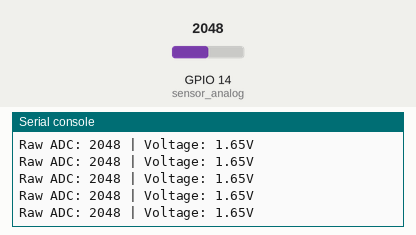
A program run on a simulated ESP32 board running MicroPython. Shown: the last lines printed to the serial console. The test bench sets the inputs (shaded band); at power-on: GPIO 14 (sensor_analog) = 2048 (analog values on the 0–4095 scale).

Above: at 1.2 s.
1.3 s: GPIO 14 (sensor_analog) set to 491
At 1.56 s:
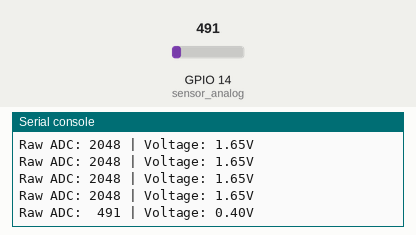
2.9 s: GPIO 14 (sensor_analog) set to 0
At 3.16 s:
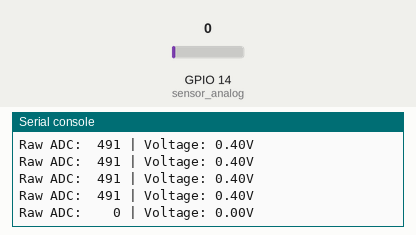

The program:

soundsensor_analog.py
```python
from machine import ADC, Pin
import time

# Setup: Connect sensor A0 to ESP32 GPIO14
sensor_analog = ADC(Pin(14))

# Set measurement range to 0-3.3V
sensor_analog.atten(ADC.ATTN_11DB)

while True:
    # Read the raw analog value (0-4095 on ESP32)
    analog_value = sensor_analog.read()

    # Convert the raw value to a voltage
    voltage = (analog_value / 4095) * 3.3

    print(f"Raw ADC: {analog_value:4d} | Voltage: {voltage:.2f}V")
    time.sleep(0.2)
```

Measured:
- after the input at 1.3 s, the serial console: prints a new line after 0.10 s (image 1)
- after the input at 2.9 s, the serial console: prints a new line after 0.11 s (image 2)
